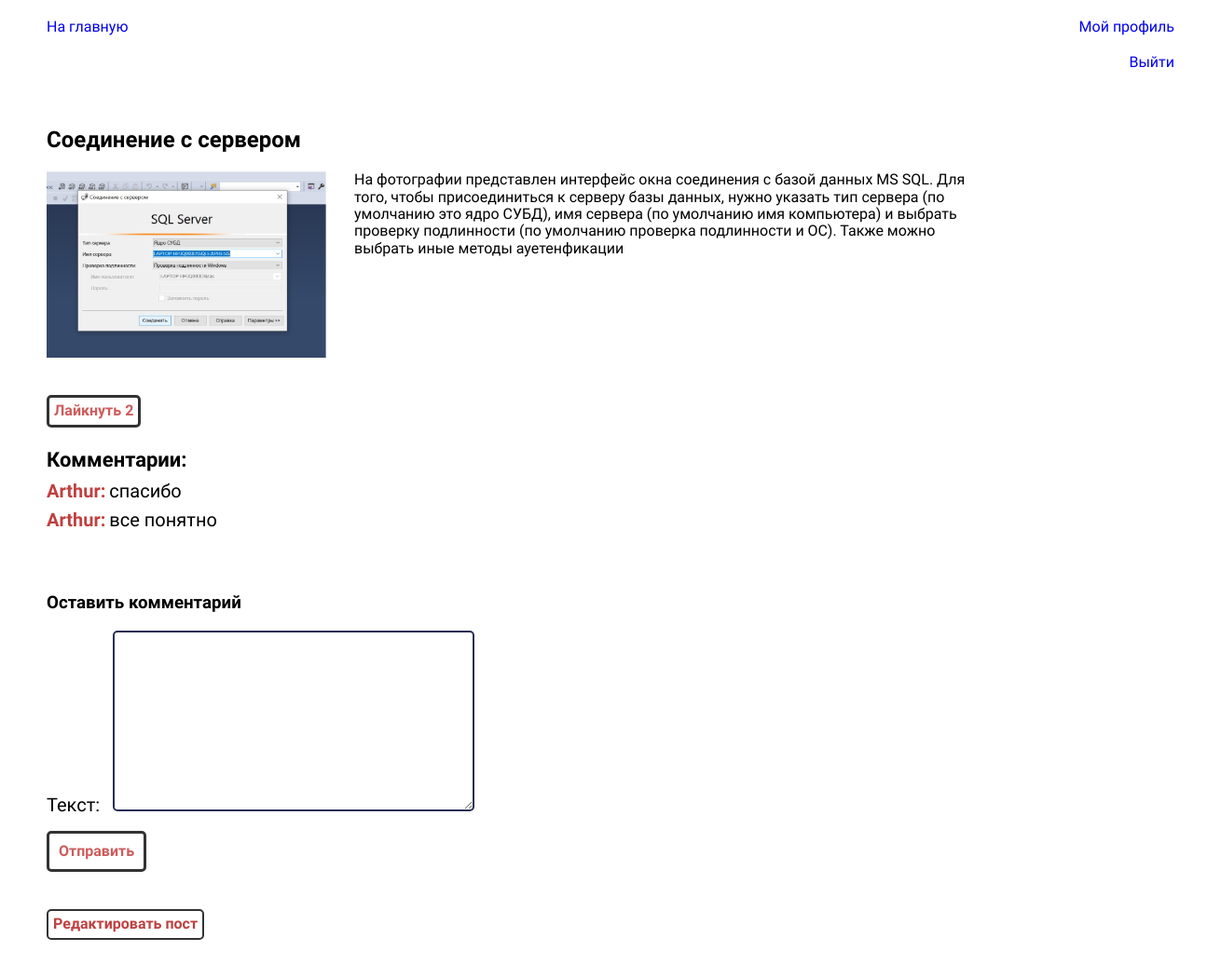
The page /post/4 (signed in) on the database its author committed.
### blog/models.py (models this page shows, shortened)
class Blog(models.Model):
    title=models.CharField(max_length=255, verbose_name='Заголовок')
    content=models.TextField(blank=True, null=True, verbose_name='Описание')
    photo=models.ImageField(upload_to="photos/%Y/%m/%d/", verbose_name='Фотография')
    time_create=models.DateTimeField(auto_now_add=True)
    time_update=models.DateTimeField(auto_now=True)
    is_published=models.BooleanField(default=True, verbose_name='Активен')
    category=models.ForeignKey('Category',on_delete=models.CASCADE,null=True, verbose_name='Категория')
    likes=models.ManyToManyField('CustomUser',blank=True,null=True, verbose_name="Лайки")
    class Meta:
        verbose_name='Пост'
        verbose_name_plural='Посты'

class Comment(models.Model):
    author=models.ForeignKey('CustomUser', on_delete=models.CASCADE, verbose_name='Автор',)
    post=models.ForeignKey('Blog',on_delete=models.CASCADE, verbose_name='Пост',)
    text=models.TextField(verbose_name='Текст')
    class Meta:
        verbose_name='Комментарий'
        verbose_name_plural='Комментарии'

class CustomUser(AbstractUser):
    biography=models.TextField(verbose_name='Биография', blank=True, null=True)
    avatar=models.ImageField(upload_to="photos/%Y/%m/%d/", verbose_name='Аватарка', blank=True, null=True)

### blog/views.py (the view)
# urls.py: path('post/<int:pk>', DetailView.as_view(), name='detail_post'),
class DetailView(DetailView):
    model=Blog
    template_name='blog/post.html'
    context_object_name='post'
    def get_context_data(self, *, object_list=None,**kwargs):
        context=super().get_context_data(**kwargs)
        context['form']=AddCommentForm()
        context['comments']=Comment.objects.filter(post_id=context['post'].pk)
        liked=False
        if context['post'].likes.filter(pk=self.request.user.pk).exists():
            liked=True
        context['liked']=liked
        context['likes']=context['post'].likes.count()
        return context

### blog/forms.py
class AddCommentForm(forms.ModelForm):
    class Meta:
        model= Comment
        fields=['text']
        widgets={
            'text':forms.Textarea(attrs={'class':'form-input'})
        }

### blog/templates/blog/post.html (shortened to what this page needs)
{% extends 'blog/base.html' %}
{% block content %}
<div class="container">
<h2 class="post_title">{{post.title}}</h2>
<div class="img_n_descr">
<img class="post-img" src="{{post.photo.url}}" align="top" alt="">
<p class="post_content"> {{post.content}}</p>
</div>
</div>
<div class="container">
{% if user.is_authenticated %}
<form action="{% url 'like_post' post.pk %}" method="POST" class="like_form">
<button type="submit" class=" btn-reset like_btn">{% if liked %}Убрать лайк {% else %} Лайкнуть {% endif %} {{likes}}</button>
</form>
{% else %}
<div class="likes-count">Лайков: {{likes}} </div>
{% endif %}
    <h3 class="comments">Комментарии:</h3>
    {% for comment in comments %}
    <div>
        <p class="comment_author">{{comment.author.username}}:</p>
        <p class="comment_text">{{comment.text}}</p>
    </div>
    {% endfor%}
</div>
{% if user.is_authenticated %}
<div class="container">
<h3>Оставить комментарий</h3>
<form method="post" action="{% url 'add_comment' post.pk %}">
    {{form.as_p}}
    <button class="btn-reset btn-add btn-add-comment" type="submit">Отправить</button>
</form>
</div>
{% endif %}
{% if user.is_authenticated %}
<div class="container">
    <a class="edit-profile-link" href="{% url 'edit_post' post.pk %}">
        <button  class="btn-edit-profile btn-reset">
            Редактировать пост
        </button>
    </a>
</div>
{% endif %}
{% endblock %}

### blog/static/blog/css/norm.css (style rules this page uses)
html { line-height: 1.15; -webkit-text-size-adjust: 100%; }
body { margin: 0; }
a { background-color: transparent; }
img { border-style: none; }
button, input, optgroup, select, textarea { font-family: inherit; font-size: 100%; line-height: 1.15; margin: 0; }
button, input { overflow: visible; }
button, select { text-transform: none; }
button, [type="button"], [type="reset"], [type="submit"] { -webkit-appearance: button; }
textarea { overflow: auto; }

### blog/static/blog/css/style.css (style rules this page uses)
body { font-family: 'Roboto'; font-weight: 400; }
a { font-style: 'Roboto'; font-weight: 400; text-decoration: none; }
.btn-reset { padding: 0; border: none; background-color: transparent; cursor: pointer; }
img { object-fit: cover; max-width: 200px; height: 250px; }
label { margin-right: 10px; font-size: 20px; }
.container { max-width: 1440px; padding: 20px 50px; margin: 0 auto; }
.btn-add { border: 3px solid #282e54; padding: 10px; border-radius: 5px; color: #282e54; font-weight: 700 }
.form-control, .form-input { padding: 3px; border:2px solid #282e54; border-radius: 5px; }
.post_title { font-size: 24px; }
.post-img { min-width: 300px; height: 100%; object-fit: contain; float:left; margin-right: 30px; }
.like_btn { border:3px solid #333; padding: 5px; border-radius: 5px; font-weight: 700; font-size: 16px; color:#CD5C5C; }
.img_n_descr { position: relative; }
.post_content { max-width: 1000px; }
.comments { font-size: 22px; margin-bottom: 10px; }
.comment_author { margin-top: 0; margin-bottom: 8px; display: inline-block; font-weight: 700; font-size: 20px; color: #c04040; }
.comment_text { margin-top: 0; margin-bottom: 8px; display: inline-block; font-size: 20px; }
.btn-add-comment { color: #CD5C5C; border: 3px solid #333; }
.btn-edit-profile { border:2px solid #333; padding: 5px; border-radius: 5px; color: #c04040 ; font-weight: 700; }
.edit-profile-link { display: block; margin-bottom: 10px;; }

### rows shown on the page
Blog: title "Соединение с сервером", photo (picture), content "На фотографии представлен интерфейс окна соединения с базой данных MS SQL. Для того, чтобы присоединиться к серверу базы данных, нужно указать тип сервера (по умолчанию это ядро СУБД), имя сервера (по умолчанию имя компьютера) и выбрать проверку подлинности (по умолчанию проверка подлинности и ОС). Также можно выбрать иные методы ауетенфикации"
Comment: author.username "Arthur", text "спасибо"
Comment: author.username "Arthur", text "все понятно"

### other values the page prints
{{ likes }} "2"
